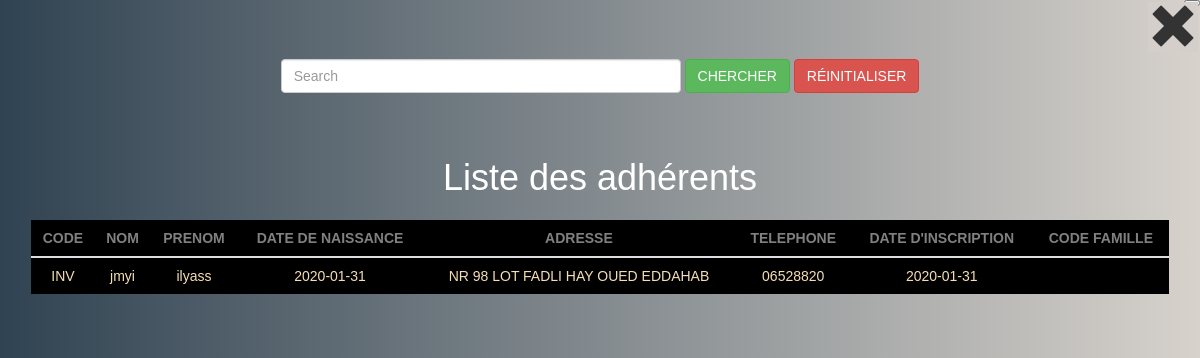
The app's page /liste_adherents.php (signed in) with its own data.
### tables this page shows
CREATE TABLE `adherents` (
  `adherent_code` varchar(20) NOT NULL,
  `nom` varchar(15) NOT NULL,
  `prenom` varchar(15) NOT NULL,
  `date_naissance` date NOT NULL,
  `adresse` text NOT NULL,
  `telephone` varchar(12) NOT NULL,
  `date_inscription` date NOT NULL,
  `description` text,
  `code_frere` text
);

### liste_adherents.php (the view, shortened to what this page needs)
<?php
try {
 $connect = connection();
      $request = $connect->prepare('SELECT * FROM adherents');
      $request->execute();
}
    catch (Exception $e) {
      $e->getMessage();
      }
?>
<!DOCTYPE html>
<html lang="en">
<head>
  <link rel="stylesheet" href="https://maxcdn.bootstrapcdn.com/bootstrap/3.4.1/css/bootstrap.min.css">
</head>
<body>
<div id="id01" class="modal">
<nav class="navbar text-center">
  <div class="container-fluid" >
     <form class="navbar-form " action="<?php $_SERVER['PHP_SELF'] ?>" method="GET">
      <div class="form-group">
        <input type="text" class="form-control" placeholder="Search" name="search" style="width: 400px;">
      </div>
      <button type="submit" class="btn btn-success " name="search_btn">CHERCHER</button>
      <button type="submit" class="btn  btn-danger" name="reset">RÉINITIALISER</button>
    </form>
  </div>
</nav>
    <div class="container text-center">
        <h1 id="title" >Liste des adhérents</h1>
    <table class="table ">
    <thead>
      <tr>
       <th>CODE</th>
        <th>NOM</th>
        <th>PRENOM</th>
        <th>DATE DE NAISSANCE</th>
        <th>ADRESSE</th>
        <th>TELEPHONE</th>
        <th>DATE D'INSCRIPTION</th>
        <th>CODE FAMILLE</th>
      </tr>
    </thead>
    <tbody>
        <?php
         while($data=$request->fetch() ){
             ?>
             <tr>
        <td><?php echo $data['adherent_code'];?></td>
        <td><?php echo $data['nom'];?></td>
        <td><?php echo $data['prenom'];?></td>
        <td><?php echo $data['date_naissance'];?></td>
        <td><?php echo $data['adresse'];?></td>
        <td><?php echo $data['telephone'];?></td>
        <td><?php echo $data['date_inscription'];?></td>
        <td><?php echo $data['code_famille'];?></td>
         </tr>
     <?php
         }
        ?>
    </tbody>
  </table>
  <form action="<?php echo htmlspecialchars($_SERVER['PHP_SELF']); ?>" method="GET">
        <button name="close"  id="close"> <span class="glyphicon glyphicon-remove" style="font-size: 50px;background-color:rgb(212,207,202)"></span></button>
      </form>
      </div>
    </div>
</body>
</html>

### liste_adherents.php (style rules this page uses)
body { font-family: Arial, Helvetica, sans-serif; background-color: #304352; background-color: -webkit-linear-gradient(to right, #304352, #d7d2cc); background-color: linear-gradient(to right, #304352, #d7d2cc); }
* { box-sizing: border-box; }
.container { padding: 16px; }
.glyphicon-remove,#close { position: absolute; top:0%; right: 0%; }
.modal { display:block; position: fixed; z-index: 1; left: 0; top: 0; align-items: center; width: 100%; height: 100%; overflow: auto; padding-top: 50px; background: #304352; background: -webkit-linear-gradient(to right, #304352, #d7d2cc); background: linear-gradient(to right, #304352, #d7d2cc); }
table { margin: 2% auto 15% auto; width: 90%; z-index: 9999; background-color: black; }
th { text-align: center; color: grey; }
tr { text-align: center; color:wheat; }
#title { color: white; }
.navbar { text-align: center; }

### records on screen
adherents: adherent_code "INV", nom "jmyi", prenom "ilyass", date_naissance "2020-01-31", adresse "NR 98 LOT FADLI HAY OUED EDDAHAB", telephone "06528820", date_inscription "2020-01-31"
